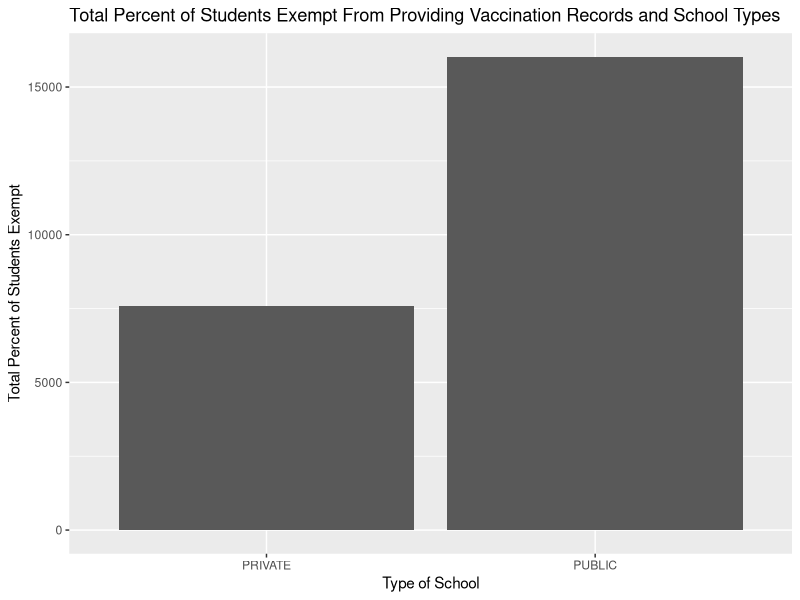
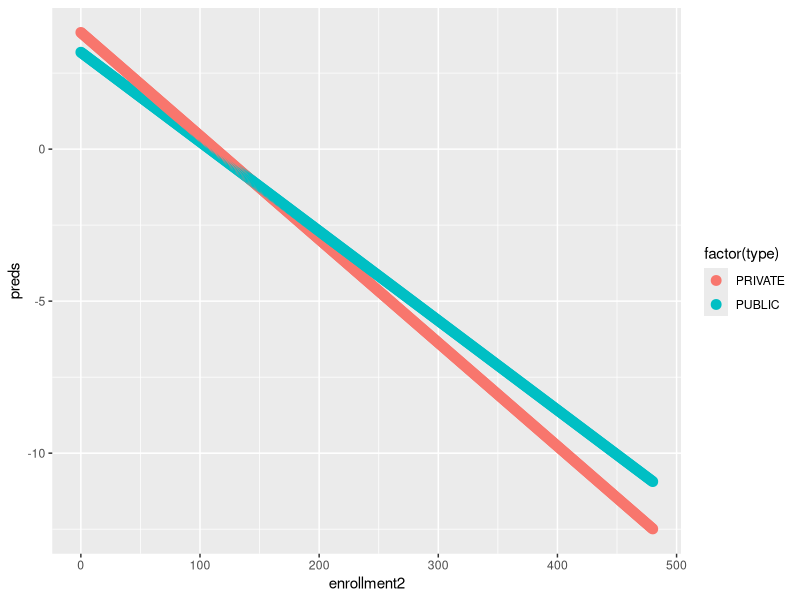
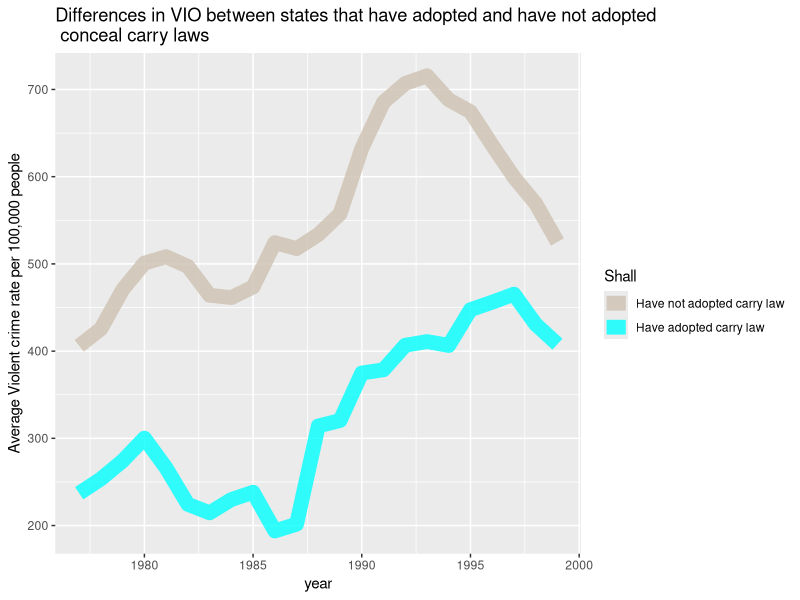
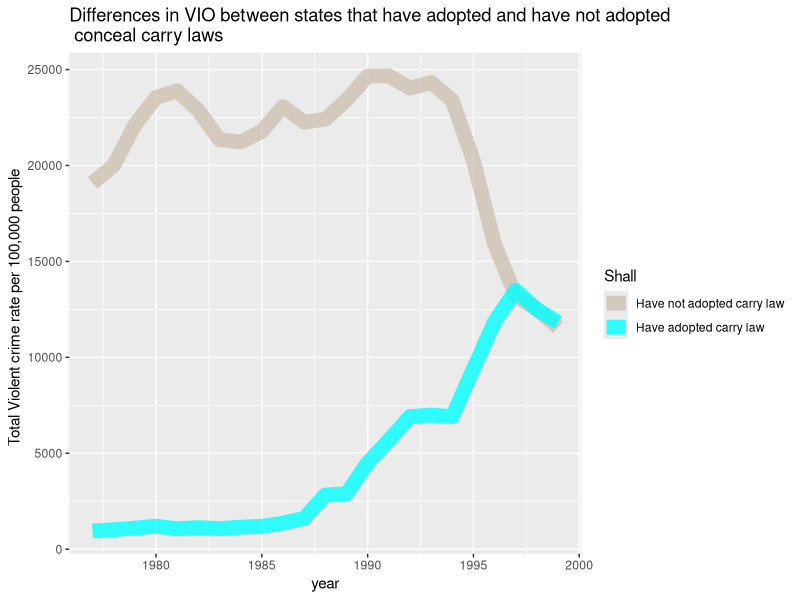

Recreate these plots in R, in order.
## ---- chunk 1
knitr::opts_chunk$set(message = FALSE)

## ---- chunk 2
 setwd("~/Downloads/PA 541 Adv Data Analysis I/HW 3")

library(readr)
library(tidyverse)
library(lmtest)
library(car)
cavax <- read_csv("cavax.csv")
concealed_carry <- read_csv("concealed_carry.csv")

## ---- chunk 3
dim(cavax) #7032 rows, 11 columns. 7032 schools


cavax_medical = cavax %>%
  mutate("greater" = if_else(med_exempt > rel_exempt, "high", "low")
         ) 

table(cavax_medical$greater) # 518 schools is med_exempt > rel_exempt

# filter for these 518 schools.
cavax_medical2 = cavax_medical %>%
  filter(greater == "high")


table(cavax_medical2$type)
 #70 private, 448 public.  So 448/518 = 86.4% of these schools are public




## ---- chunk 4



table(cavax$county)


cavax_county = 
  cavax %>%
  group_by(county) %>%
  summarize("meanexempt" = mean(exempt)) %>%
  arrange(desc(meanexempt))

cavax_county


## ---- chunk 5

cavax_type2 = 
  cavax %>%
  group_by(type) %>%
  summarize("sumexempt" = sum(exempt))

ggplot(data=cavax_type2, aes(x=type, y=sumexempt)) +
  geom_bar(stat="identity") + labs(title = "Total Percent of Students Exempt From Providing Vaccination Records and School Types",
      x = "Type of School",
      y = "Total Percent of Students Exempt")
## ---- chunk 6
# We are predicting the percent of students who are exempt from providing vaccination records by type of school (public vs private) and total kindergarten enrollment

reg1= lm(exempt ~ type + enrollment, data= cavax)
summary(reg1)



## ---- chunk 7
#reg1: lm(formula = exempt ~ type(public) + enrollment, data = cavax)

#1st way
pred.exempt1 = as.matrix(c(1,1,100))

exempt = crossprod(pred.exempt1, coef(reg1))
exempt     

# 2.46%


###2nd way

6.288602 + (-0.860822*1) + (-0.029606*100)
#2.46%


## ---- chunk 8
#reg1: lm(formula = exempt ~ type(public) + enrollment, data = cavax)
pred.exempt2 = as.matrix(c(1,0,80))
#1st way
exempt2 = crossprod(pred.exempt2, coef(reg1))
exempt2                          
# 3.92%                         
     

###2nd way 
6.288602 + (-0.860822*0) + (-0.029606*80)                                           
#3.92%

## ---- chunk 9
# test for heteroskedasticity, the 5th assumption of linear regression model. The assumption here is that the variance of the error term is the same across all combinations of values of the explanatory variable. We don't want IV's, in this case, school type and total number of enrolled kids to predict the error term. .

# if heteroskedasticity is present, this means that the variance of the error term(the unexplained) is not the same and changes based on the value of the IV's. 

bptest(reg1)
#This is statistically significant so there is heteroskedasticity. We should use robust standard errors

## ---- chunk 10
vif(reg1)
## ---- chunk 11

summary(cavax$enrollment)
mean(cavax$enrollment) # mean is 75.65

cavax$enrollment2 = scale(cavax$enrollment, center = TRUE, scale = FALSE) # recenter at the mean. Mean is now 0
cavax$enrollment2 <- as.numeric(cavax$enrollment2)

reg2 = lm(exempt ~ type + enrollment2 + type*enrollment2, data= cavax)
summary(reg2)


## ---- chunk 12
#create plot to visualize interaction
summary(cavax$enrollment2)


DATA1= expand.grid(type = c('PRIVATE','PUBLIC'),
                        enrollment2 = c(0:480) )
                   


DATA1$preds = predict(reg2, new=DATA1, type="response")


ggplot(DATA1, aes(x=enrollment2, y=preds, color=factor(type))) + 
  geom_point(size = 3) 



## ---- chunk 13

cavax = 
  cavax %>%
  mutate(lenrollment = log(enrollment))



logm1 = lm(exempt ~ type + lenrollment, data= cavax )
summary(logm1)



## ---- chunk 14

cavax = 
  cavax %>%
  mutate(exemptrate = case_when( exempt >= 33 ~ 'high',
                                 exempt < 33 ~ 'low'))


cavax = 
  cavax %>%
  mutate(exemptrate = ifelse(exemptrate == "high", 1, 0))



lg3 = glm(exemptrate ~ type + enrollment, family=binomial(link="logit"), data= cavax)
summary(lg3)



## ---- chunk 15
exp(lg3$coef)
## ---- chunk 16

(exemptrate ~ type + enrollment)

#first way
Ex1 = as.matrix(c(1,0,100))

P1= crossprod(Ex1,coef(lg3))

exp(P1)/(1+exp(P1))

#2nd way
P2= -2.569319 + (-0.031009*100)
exp(P2)/(1+exp(P2))


## ---- chunk 17

concealed_carry

table(concealed_carry$statename)


## ---- chunk 18
states1977  =
  concealed_carry %>%
  filter(year == "1977", shall == "1")

states1977 


  
states1999  =
  concealed_carry %>%
  filter(year == "1999", shall == "1")
  
  states1999
  
## ---- chunk 19

#x = year
#y = vio
#color = vif (1= yes, 0 = no)


#let's have 2 groups per year. VIO=1, VIO=0. Let's have the average of all VIO per year for each of these 2 groups.

concealed_carry$year <- as.double(concealed_carry$year)

concealed_carry %>%
  group_by (shall, year) %>%
  summarize(meanvio = mean(vio)) %>% 
  ggplot() + geom_line(mapping =
aes(x = year, y = meanvio,
color = as.character(shall)), size = 5,
alpha = 0.8,
) + 
  ylab( "Average Violent crime rate per 100,000 people") + 
  xlab( "year") + 
  labs(title = "Differences in VIO between states that have adopted and have not adopted \n conceal carry laws") +
    scale_color_manual(name= "Shall", 
                      labels= c("Have not adopted carry law", "Have adopted carry law"),
                      values = c("antiquewhite3", "cyan1")) 



 

## ---- chunk 20
concealed_carry %>%
  group_by (shall, year) %>%
  summarize(sumvio = sum(vio)) %>% 
  ggplot() + geom_line(mapping =
aes(x = year, y = sumvio,
color = as.character(shall)), size = 5,
alpha = 0.8,
) + 
  ylab( "Total Violent crime rate per 100,000 people  ") + 
  xlab( "year") + 
  labs(title = "Differences in VIO between states that have adopted and have not adopted \n conceal carry laws") +
    scale_color_manual(name= "Shall", 
                      labels= c("Have not adopted carry law", "Have adopted carry law"),
                      values = c("antiquewhite3", "cyan1"))
## ---- chunk 21

concealed_carry$log.vio = log(concealed_carry$vio)

reg3 = lm(log.vio ~ shall + factor(year), data = concealed_carry)
summary(reg3)




## ---- chunk 22

100*(exp(-0.59812) - 1)






     
## ---- chunk 23
bptest(reg3) # not a problem. Let's use same standard errors.

## ---- chunk 24

reg4 = lm(log.vio ~ shall + factor(year)*shall , data = concealed_carry)
summary(reg4)

